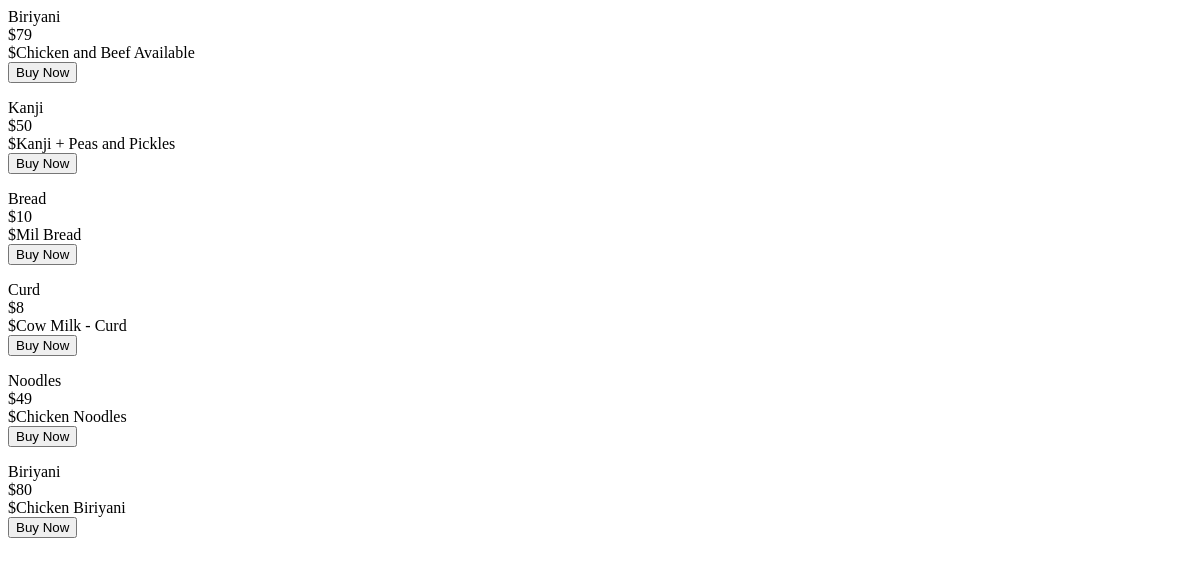
/foodorder.php, run on an earlier commit of the app's database.
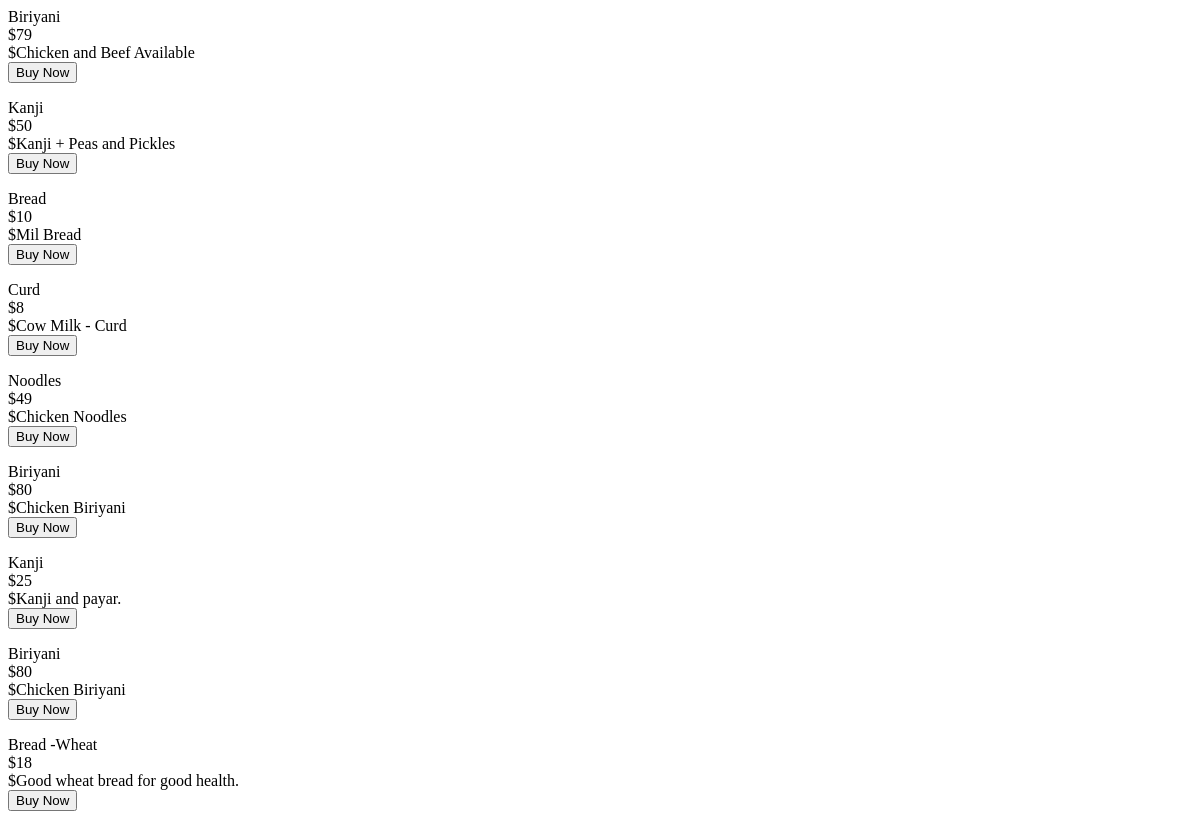
And on a later commit of the database.
### tables this page shows
CREATE TABLE `tb_foodreg` (
  `fid` int(11) NOT NULL,
  `fkey` varchar(8) NOT NULL,
  `fname` varchar(50) NOT NULL,
  `fdate` varchar(100) NOT NULL,
  `ftime` varchar(70) NOT NULL,
  `fdesc` varchar(100) NOT NULL,
  `fprice` varchar(10) NOT NULL,
  `fqty` int(11) NOT NULL,
  `fstatus` enum('0','1','') NOT NULL,
  `delstatus` enum('0','1') NOT NULL,
  `loginid` int(11) NOT NULL
);

### foodorder.php (the view, shortened to what this page needs)
<?php
include('connection.php');
?>
<html>
<head>
</head>
<body>
<?php
$result = mysqli_query($conn,"SELECT * FROM `tb_foodreg`");
while($row = mysqli_fetch_assoc($result)){
		echo "<div class='product_wrapper'>
			  <form method='post' action=''>
			  <input type='hidden' name='code' value=".$row['fkey']." />
			  <div class='name'>".$row['fname']."</div>
		   	  <div class='price'>$".$row['fprice']."</div>
		   	  <div class='price'>$".$row['fdesc']."</div>
			  <button type='submit' class='buy'>Buy Now</button>
			  </form>
		   	  </div>";
        }
?>
</body>
</html>

What changed in the data, as far as the page shows it:
added tb_foodreg: fname "Kanji", fprice "25", fdesc "Kanji and payar."
added tb_foodreg: fname "Biriyani", fprice "80", fdesc "Chicken Biriyani"
added tb_foodreg: fname "Bread -Wheat", fprice "18", fdesc "Good wheat bread for good health."
